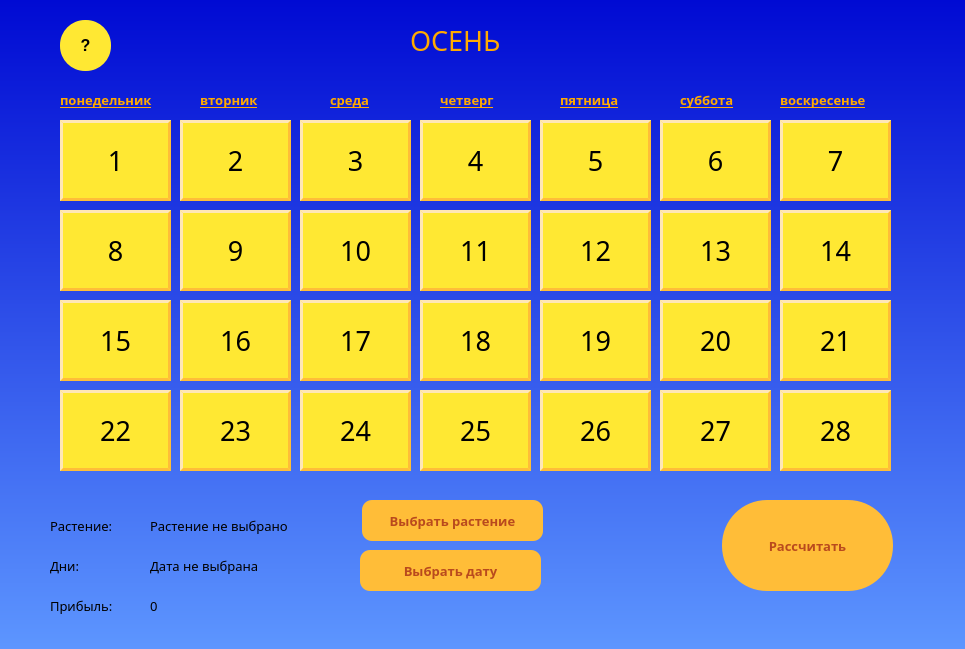
<?xml version="1.0" encoding="UTF-8"?>
<ui version="4.0">
 <class>Form</class>
 <widget class="QWidget" name="Form">
  <property name="geometry">
   <rect>
    <x>0</x>
    <y>0</y>
    <width>965</width>
    <height>649</height>
   </rect>
  </property>
  <property name="windowTitle">
   <string>Form</string>
  </property>
  <property name="styleSheet">
   <string notr="true">background-color: qlineargradient(spread:reflect, x1:0, y1:0, x2:0, y2:1, stop:0 rgba(0, 10, 211, 255), stop:1 rgba(93, 150, 255, 255));</string>
  </property>
  <widget class="QPushButton" name="pushButton_6">
   <property name="geometry">
    <rect>
     <x>660</x>
     <y>120</y>
     <width>111</width>
     <height>81</height>
    </rect>
   </property>
   <property name="font">
    <font>
     <family>Segoe Print</family>
     <pointsize>20</pointsize>
    </font>
   </property>
   <property name="styleSheet">
    <string notr="true">background-color: rgb(255, 232, 51);
border-style: outset;
border-color: rgb(255, 189, 56);
border-width: 3px</string>
   </property>
   <property name="text">
    <string>6</string>
   </property>
  </widget>
  <widget class="QPushButton" name="pushButton_4">
   <property name="geometry">
    <rect>
     <x>420</x>
     <y>120</y>
     <width>111</width>
     <height>81</height>
    </rect>
   </property>
   <property name="font">
    <font>
     <family>Segoe Print</family>
     <pointsize>20</pointsize>
    </font>
   </property>
   <property name="styleSheet">
    <string notr="true">background-color: rgb(255, 232, 51);
border-style: outset;
border-color: rgb(255, 189, 56);
border-width: 3px</string>
   </property>
   <property name="text">
    <string>4</string>
   </property>
  </widget>
  <widget class="QPushButton" name="pushButton_13">
   <property name="geometry">
    <rect>
     <x>660</x>
     <y>210</y>
     <width>111</width>
     <height>81</height>
    </rect>
   </property>
   <property name="font">
    <font>
     <family>Segoe Print</family>
     <pointsize>20</pointsize>
    </font>
   </property>
   <property name="styleSheet">
    <string notr="true">background-color: rgb(255, 232, 51);
border-style: outset;
border-color: rgb(255, 189, 56);
border-width: 3px</string>
   </property>
   <property name="text">
    <string>13</string>
   </property>
  </widget>
  <widget class="QPushButton" name="pushButton_1">
   <property name="geometry">
    <rect>
     <x>60</x>
     <y>120</y>
     <width>111</width>
     <height>81</height>
    </rect>
   </property>
   <property name="font">
    <font>
     <family>Segoe Print</family>
     <pointsize>20</pointsize>
    </font>
   </property>
   <property name="styleSheet">
    <string notr="true">background-color: rgb(255, 232, 51);
border-style: outset;
border-color: rgb(255, 189, 56);
border-width: 3px</string>
   </property>
   <property name="text">
    <string>1</string>
   </property>
  </widget>
  <widget class="QPushButton" name="pushButton_27">
   <property name="geometry">
    <rect>
     <x>660</x>
     <y>390</y>
     <width>111</width>
     <height>81</height>
    </rect>
   </property>
   <property name="font">
    <font>
     <family>Segoe Print</family>
     <pointsize>20</pointsize>
    </font>
   </property>
   <property name="styleSheet">
    <string notr="true">background-color: rgb(255, 232, 51);
border-style: outset;
border-color: rgb(255, 189, 56);
border-width: 3px</string>
   </property>
   <property name="text">
    <string>27</string>
   </property>
  </widget>
  <widget class="QPushButton" name="pushButton_17">
   <property name="geometry">
    <rect>
     <x>300</x>
     <y>300</y>
     <width>111</width>
     <height>81</height>
    </rect>
   </property>
   <property name="font">
    <font>
     <family>Segoe Print</family>
     <pointsize>20</pointsize>
    </font>
   </property>
   <property name="styleSheet">
    <string notr="true">background-color: rgb(255, 232, 51);
border-style: outset;
border-color: rgb(255, 189, 56);
border-width: 3px</string>
   </property>
   <property name="text">
    <string>17</string>
   </property>
  </widget>
  <widget class="QLabel" name="label_6">
   <property name="geometry">
    <rect>
     <x>560</x>
     <y>90</y>
     <width>81</width>
     <height>20</height>
    </rect>
   </property>
   <property name="font">
    <font>
     <family>Segoe Print</family>
     <pointsize>10</pointsize>
     <weight>75</weight>
     <italic>false</italic>
     <bold>true</bold>
     <underline>true</underline>
    </font>
   </property>
   <property name="styleSheet">
    <string notr="true">background-color: transparent;
color:rgb(255, 170, 0)</string>
   </property>
   <property name="text">
    <string>пятница</string>
   </property>
  </widget>
  <widget class="QLabel" name="label">
   <property name="geometry">
    <rect>
     <x>410</x>
     <y>20</y>
     <width>131</width>
     <height>41</height>
    </rect>
   </property>
   <property name="font">
    <font>
     <family>Segoe Print</family>
     <pointsize>20</pointsize>
     <stylestrategy>PreferDefault</stylestrategy>
    </font>
   </property>
   <property name="styleSheet">
    <string notr="true">background-color: transparent;
color:rgb(255, 170, 0)</string>
   </property>
   <property name="text">
    <string>ОСЕНЬ</string>
   </property>
  </widget>
  <widget class="QLabel" name="label_3">
   <property name="geometry">
    <rect>
     <x>200</x>
     <y>90</y>
     <width>81</width>
     <height>20</height>
    </rect>
   </property>
   <property name="font">
    <font>
     <family>Segoe Print</family>
     <pointsize>10</pointsize>
     <weight>75</weight>
     <italic>false</italic>
     <bold>true</bold>
     <underline>true</underline>
    </font>
   </property>
   <property name="styleSheet">
    <string notr="true">background-color: transparent;
color:rgb(255, 170, 0)</string>
   </property>
   <property name="text">
    <string>вторник</string>
   </property>
  </widget>
  <widget class="QPushButton" name="pushButton_14">
   <property name="geometry">
    <rect>
     <x>780</x>
     <y>210</y>
     <width>111</width>
     <height>81</height>
    </rect>
   </property>
   <property name="font">
    <font>
     <family>Segoe Print</family>
     <pointsize>20</pointsize>
    </font>
   </property>
   <property name="styleSheet">
    <string notr="true">background-color: rgb(255, 232, 51);
border-style: outset;
border-color: rgb(255, 189, 56);
border-width: 3px</string>
   </property>
   <property name="text">
    <string>14</string>
   </property>
  </widget>
  <widget class="QPushButton" name="pushButton_28">
   <property name="geometry">
    <rect>
     <x>780</x>
     <y>390</y>
     <width>111</width>
     <height>81</height>
    </rect>
   </property>
   <property name="font">
    <font>
     <family>Segoe Print</family>
     <pointsize>20</pointsize>
    </font>
   </property>
   <property name="styleSheet">
    <string notr="true">background-color: rgb(255, 232, 51);
border-style: outset;
border-color: rgb(255, 189, 56);
border-width: 3px</string>
   </property>
   <property name="text">
    <string>28</string>
   </property>
  </widget>
  <widget class="QLabel" name="label_4">
   <property name="geometry">
    <rect>
     <x>330</x>
     <y>90</y>
     <width>51</width>
     <height>20</height>
    </rect>
   </property>
   <property name="font">
    <font>
     <family>Segoe Print</family>
     <pointsize>10</pointsize>
     <weight>75</weight>
     <italic>false</italic>
     <bold>true</bold>
     <underline>true</underline>
    </font>
   </property>
   <property name="styleSheet">
    <string notr="true">background-color: transparent;
color:rgb(255, 170, 0)</string>
   </property>
   <property name="text">
    <string>среда</string>
   </property>
  </widget>
  <widget class="QPushButton" name="pushButton_16">
   <property name="geometry">
    <rect>
     <x>180</x>
     <y>300</y>
     <width>111</width>
     <height>81</height>
    </rect>
   </property>
   <property name="font">
    <font>
     <family>Segoe Print</family>
     <pointsize>20</pointsize>
    </font>
   </property>
   <property name="styleSheet">
    <string notr="true">background-color: rgb(255, 232, 51);
border-style: outset;
border-color: rgb(255, 189, 56);
border-width: 3px</string>
   </property>
   <property name="text">
    <string>16</string>
   </property>
  </widget>
  <widget class="QPushButton" name="pushButton_21">
   <property name="geometry">
    <rect>
     <x>780</x>
     <y>300</y>
     <width>111</width>
     <height>81</height>
    </rect>
   </property>
   <property name="font">
    <font>
     <family>Segoe Print</family>
     <pointsize>20</pointsize>
    </font>
   </property>
   <property name="styleSheet">
    <string notr="true">background-color: rgb(255, 232, 51);
border-style: outset;
border-color: rgb(255, 189, 56);
border-width: 3px</string>
   </property>
   <property name="text">
    <string>21</string>
   </property>
  </widget>
  <widget class="QPushButton" name="pushButton_23">
   <property name="geometry">
    <rect>
     <x>180</x>
     <y>390</y>
     <width>111</width>
     <height>81</height>
    </rect>
   </property>
   <property name="font">
    <font>
     <family>Segoe Print</family>
     <pointsize>20</pointsize>
    </font>
   </property>
   <property name="styleSheet">
    <string notr="true">background-color: rgb(255, 232, 51);
border-style: outset;
border-color: rgb(255, 189, 56);
border-width: 3px</string>
   </property>
   <property name="text">
    <string>23</string>
   </property>
  </widget>
  <widget class="QLabel" name="label_2">
   <property name="geometry">
    <rect>
     <x>60</x>
     <y>90</y>
     <width>111</width>
     <height>20</height>
    </rect>
   </property>
   <property name="font">
    <font>
     <family>Segoe Print</family>
     <pointsize>10</pointsize>
     <weight>75</weight>
     <italic>false</italic>
     <bold>true</bold>
     <underline>true</underline>
    </font>
   </property>
   <property name="styleSheet">
    <string notr="true">background-color: transparent;
color: rgb(255, 170, 0)</string>
   </property>
   <property name="text">
    <string>понедельник</string>
   </property>
  </widget>
  <widget class="QPushButton" name="pushButton_20">
   <property name="geometry">
    <rect>
     <x>660</x>
     <y>300</y>
     <width>111</width>
     <height>81</height>
    </rect>
   </property>
   <property name="font">
    <font>
     <family>Segoe Print</family>
     <pointsize>20</pointsize>
    </font>
   </property>
   <property name="styleSheet">
    <string notr="true">background-color: rgb(255, 232, 51);
border-style: outset;
border-color: rgb(255, 189, 56);
border-width: 3px</string>
   </property>
   <property name="text">
    <string>20</string>
   </property>
  </widget>
  <widget class="QPushButton" name="pushButton_19">
   <property name="geometry">
    <rect>
     <x>540</x>
     <y>300</y>
     <width>111</width>
     <height>81</height>
    </rect>
   </property>
   <property name="font">
    <font>
     <family>Segoe Print</family>
     <pointsize>20</pointsize>
    </font>
   </property>
   <property name="styleSheet">
    <string notr="true">background-color: rgb(255, 232, 51);
border-style: outset;
border-color: rgb(255, 189, 56);
border-width: 3px</string>
   </property>
   <property name="text">
    <string>19</string>
   </property>
  </widget>
  <widget class="QPushButton" name="pushButton_9">
   <property name="geometry">
    <rect>
     <x>180</x>
     <y>210</y>
     <width>111</width>
     <height>81</height>
    </rect>
   </property>
   <property name="font">
    <font>
     <family>Segoe Print</family>
     <pointsize>20</pointsize>
    </font>
   </property>
   <property name="styleSheet">
    <string notr="true">background-color: rgb(255, 232, 51);
border-style: outset;
border-color: rgb(255, 189, 56);
border-width: 3px</string>
   </property>
   <property name="text">
    <string>9</string>
   </property>
  </widget>
  <widget class="QPushButton" name="pushButton_10">
   <property name="geometry">
    <rect>
     <x>300</x>
     <y>210</y>
     <width>111</width>
     <height>81</height>
    </rect>
   </property>
   <property name="font">
    <font>
     <family>Segoe Print</family>
     <pointsize>20</pointsize>
    </font>
   </property>
   <property name="styleSheet">
    <string notr="true">background-color: rgb(255, 232, 51);
border-style: outset;
border-color: rgb(255, 189, 56);
border-width: 3px</string>
   </property>
   <property name="text">
    <string>10</string>
   </property>
  </widget>
  <widget class="QLabel" name="label_8">
   <property name="geometry">
    <rect>
     <x>780</x>
     <y>90</y>
     <width>111</width>
     <height>20</height>
    </rect>
   </property>
   <property name="font">
    <font>
     <family>Segoe Print</family>
     <pointsize>10</pointsize>
     <weight>75</weight>
     <italic>false</italic>
     <bold>true</bold>
     <underline>true</underline>
    </font>
   </property>
   <property name="styleSheet">
    <string notr="true">background-color: transparent;
color:rgb(255, 170, 0)</string>
   </property>
   <property name="text">
    <string>воскресенье</string>
   </property>
  </widget>
  <widget class="QLabel" name="label_7">
   <property name="geometry">
    <rect>
     <x>680</x>
     <y>90</y>
     <width>81</width>
     <height>20</height>
    </rect>
   </property>
   <property name="font">
    <font>
     <family>Segoe Print</family>
     <pointsize>10</pointsize>
     <weight>75</weight>
     <italic>false</italic>
     <bold>true</bold>
     <underline>true</underline>
    </font>
   </property>
   <property name="styleSheet">
    <string notr="true">background-color: transparent;
color:rgb(255, 170, 0)</string>
   </property>
   <property name="text">
    <string>суббота</string>
   </property>
  </widget>
  <widget class="QPushButton" name="pushButton_26">
   <property name="geometry">
    <rect>
     <x>540</x>
     <y>390</y>
     <width>111</width>
     <height>81</height>
    </rect>
   </property>
   <property name="font">
    <font>
     <family>Segoe Print</family>
     <pointsize>20</pointsize>
    </font>
   </property>
   <property name="styleSheet">
    <string notr="true">background-color: rgb(255, 232, 51);
border-style: outset;
border-color: rgb(255, 189, 56);
border-width: 3px</string>
   </property>
   <property name="text">
    <string>26</string>
   </property>
  </widget>
  <widget class="QPushButton" name="pushButton_5">
   <property name="geometry">
    <rect>
     <x>540</x>
     <y>120</y>
     <width>111</width>
     <height>81</height>
    </rect>
   </property>
   <property name="font">
    <font>
     <family>Segoe Print</family>
     <pointsize>20</pointsize>
    </font>
   </property>
   <property name="styleSheet">
    <string notr="true">background-color: rgb(255, 232, 51);
border-style: outset;
border-color: rgb(255, 189, 56);
border-width: 3px</string>
   </property>
   <property name="text">
    <string>5</string>
   </property>
  </widget>
  <widget class="QPushButton" name="pushButton_22">
   <property name="geometry">
    <rect>
     <x>60</x>
     <y>390</y>
     <width>111</width>
     <height>81</height>
    </rect>
   </property>
   <property name="font">
    <font>
     <family>Segoe Print</family>
     <pointsize>20</pointsize>
    </font>
   </property>
   <property name="styleSheet">
    <string notr="true">background-color: rgb(255, 232, 51);
border-style: outset;
border-color: rgb(255, 189, 56);
border-width: 3px</string>
   </property>
   <property name="text">
    <string>22</string>
   </property>
  </widget>
  <widget class="QPushButton" name="pushButton_3">
   <property name="geometry">
    <rect>
     <x>300</x>
     <y>120</y>
     <width>111</width>
     <height>81</height>
    </rect>
   </property>
   <property name="font">
    <font>
     <family>Segoe Print</family>
     <pointsize>20</pointsize>
    </font>
   </property>
   <property name="styleSheet">
    <string notr="true">background-color: rgb(255, 232, 51);
border-style: outset;
border-color: rgb(255, 189, 56);
border-width: 3px</string>
   </property>
   <property name="text">
    <string>3</string>
   </property>
  </widget>
  <widget class="QPushButton" name="pushButton_18">
   <property name="geometry">
    <rect>
     <x>420</x>
     <y>300</y>
     <width>111</width>
     <height>81</height>
    </rect>
   </property>
   <property name="font">
    <font>
     <family>Segoe Print</family>
     <pointsize>20</pointsize>
    </font>
   </property>
   <property name="styleSheet">
    <string notr="true">background-color: rgb(255, 232, 51);
border-style: outset;
border-color: rgb(255, 189, 56);
border-width: 3px</string>
   </property>
   <property name="text">
    <string>18</string>
   </property>
  </widget>
  <widget class="QPushButton" name="pushButton_12">
   <property name="geometry">
    <rect>
     <x>540</x>
     <y>210</y>
     <width>111</width>
     <height>81</height>
    </rect>
   </property>
   <property name="font">
    <font>
     <family>Segoe Print</family>
     <pointsize>20</pointsize>
    </font>
   </property>
   <property name="styleSheet">
    <string notr="true">background-color: rgb(255, 232, 51);
border-style: outset;
border-color: rgb(255, 189, 56);
border-width: 3px</string>
   </property>
   <property name="text">
    <string>12</string>
   </property>
  </widget>
  <widget class="QPushButton" name="pushButton_8">
   <property name="geometry">
    <rect>
     <x>60</x>
     <y>210</y>
     <width>111</width>
     <height>81</height>
    </rect>
   </property>
   <property name="font">
    <font>
     <family>Segoe Print</family>
     <pointsize>20</pointsize>
    </font>
   </property>
   <property name="styleSheet">
    <string notr="true">background-color: rgb(255, 232, 51);
border-style: outset;
border-color: rgb(255, 189, 56);
border-width: 3px</string>
   </property>
   <property name="text">
    <string>8</string>
   </property>
  </widget>
  <widget class="QPushButton" name="pushButton_24">
   <property name="geometry">
    <rect>
     <x>300</x>
     <y>390</y>
     <width>111</width>
     <height>81</height>
    </rect>
   </property>
   <property name="font">
    <font>
     <family>Segoe Print</family>
     <pointsize>20</pointsize>
    </font>
   </property>
   <property name="styleSheet">
    <string notr="true">background-color: rgb(255, 232, 51);
border-style: outset;
border-color: rgb(255, 189, 56);
border-width: 3px</string>
   </property>
   <property name="text">
    <string>24</string>
   </property>
  </widget>
  <widget class="QPushButton" name="pushButton_2">
   <property name="geometry">
    <rect>
     <x>180</x>
     <y>120</y>
     <width>111</width>
     <height>81</height>
    </rect>
   </property>
   <property name="font">
    <font>
     <family>Segoe Print</family>
     <pointsize>20</pointsize>
    </font>
   </property>
   <property name="styleSheet">
    <string notr="true">background-color: rgb(255, 232, 51);
border-style: outset;
border-color: rgb(255, 189, 56);
border-width: 3px</string>
   </property>
   <property name="text">
    <string>2</string>
   </property>
  </widget>
  <widget class="QPushButton" name="pushButton_11">
   <property name="geometry">
    <rect>
     <x>420</x>
     <y>210</y>
     <width>111</width>
     <height>81</height>
    </rect>
   </property>
   <property name="font">
    <font>
     <family>Segoe Print</family>
     <pointsize>20</pointsize>
    </font>
   </property>
   <property name="styleSheet">
    <string notr="true">background-color: rgb(255, 232, 51);
border-style: outset;
border-color: rgb(255, 189, 56);
border-width: 3px</string>
   </property>
   <property name="text">
    <string>11</string>
   </property>
  </widget>
  <widget class="QLabel" name="label_5">
   <property name="geometry">
    <rect>
     <x>440</x>
     <y>90</y>
     <width>81</width>
     <height>20</height>
    </rect>
   </property>
   <property name="font">
    <font>
     <family>Segoe Print</family>
     <pointsize>10</pointsize>
     <weight>75</weight>
     <italic>false</italic>
     <bold>true</bold>
     <underline>true</underline>
    </font>
   </property>
   <property name="styleSheet">
    <string notr="true">background-color: transparent;
color:rgb(255, 170, 0)</string>
   </property>
   <property name="text">
    <string>четверг</string>
   </property>
  </widget>
  <widget class="QPushButton" name="pushButton_7">
   <property name="geometry">
    <rect>
     <x>780</x>
     <y>120</y>
     <width>111</width>
     <height>81</height>
    </rect>
   </property>
   <property name="font">
    <font>
     <family>Segoe Print</family>
     <pointsize>20</pointsize>
    </font>
   </property>
   <property name="styleSheet">
    <string notr="true">background-color: rgb(255, 232, 51);
border-style: outset;
border-color: rgb(255, 189, 56);
border-width: 3px</string>
   </property>
   <property name="text">
    <string>7</string>
   </property>
  </widget>
  <widget class="QPushButton" name="pushButton_25">
   <property name="geometry">
    <rect>
     <x>420</x>
     <y>390</y>
     <width>111</width>
     <height>81</height>
    </rect>
   </property>
   <property name="font">
    <font>
     <family>Segoe Print</family>
     <pointsize>20</pointsize>
    </font>
   </property>
   <property name="styleSheet">
    <string notr="true">background-color: rgb(255, 232, 51);
border-style: outset;
border-color: rgb(255, 189, 56);
border-width: 3px</string>
   </property>
   <property name="text">
    <string>25</string>
   </property>
  </widget>
  <widget class="QPushButton" name="pushButton_15">
   <property name="geometry">
    <rect>
     <x>60</x>
     <y>300</y>
     <width>111</width>
     <height>81</height>
    </rect>
   </property>
   <property name="font">
    <font>
     <family>Segoe Print</family>
     <pointsize>20</pointsize>
    </font>
   </property>
   <property name="styleSheet">
    <string notr="true">background-color: rgb(255, 232, 51);
border-style: outset;
border-color: rgb(255, 189, 56);
border-width: 3px</string>
   </property>
   <property name="text">
    <string>15</string>
   </property>
  </widget>
  <widget class="QLabel" name="label_for_crop">
   <property name="geometry">
    <rect>
     <x>150</x>
     <y>510</y>
     <width>211</width>
     <height>31</height>
    </rect>
   </property>
   <property name="font">
    <font>
     <family>MingLiU_HKSCS-ExtB</family>
     <pointsize>10</pointsize>
     <weight>50</weight>
     <bold>false</bold>
    </font>
   </property>
   <property name="styleSheet">
    <string notr="true">background-color: transparent</string>
   </property>
   <property name="text">
    <string>Растение не выбрано</string>
   </property>
  </widget>
  <widget class="QLabel" name="label_9">
   <property name="geometry">
    <rect>
     <x>50</x>
     <y>510</y>
     <width>81</width>
     <height>31</height>
    </rect>
   </property>
   <property name="font">
    <font>
     <family>MingLiU_HKSCS-ExtB</family>
     <pointsize>10</pointsize>
     <weight>50</weight>
     <bold>false</bold>
    </font>
   </property>
   <property name="styleSheet">
    <string notr="true">background-color: transparent</string>
   </property>
   <property name="text">
    <string>Растение:</string>
   </property>
  </widget>
  <widget class="QPushButton" name="calc_button">
   <property name="geometry">
    <rect>
     <x>722</x>
     <y>500</y>
     <width>171</width>
     <height>91</height>
    </rect>
   </property>
   <property name="font">
    <font>
     <family>MingLiU_HKSCS-ExtB</family>
     <pointsize>10</pointsize>
     <weight>75</weight>
     <bold>true</bold>
    </font>
   </property>
   <property name="styleSheet">
    <string notr="true">background-color: rgb(255, 189, 56);
border-radius: 45;
color: rgb(185, 74, 29)</string>
   </property>
   <property name="text">
    <string>Рассчитать</string>
   </property>
  </widget>
  <widget class="QLabel" name="label_1000">
   <property name="geometry">
    <rect>
     <x>50</x>
     <y>550</y>
     <width>41</width>
     <height>31</height>
    </rect>
   </property>
   <property name="font">
    <font>
     <family>MingLiU_HKSCS-ExtB</family>
     <pointsize>10</pointsize>
    </font>
   </property>
   <property name="styleSheet">
    <string notr="true">background-color: transparent</string>
   </property>
   <property name="text">
    <string>Дни:</string>
   </property>
  </widget>
  <widget class="QPushButton" name="choosing_crop_button">
   <property name="geometry">
    <rect>
     <x>362</x>
     <y>500</y>
     <width>181</width>
     <height>41</height>
    </rect>
   </property>
   <property name="font">
    <font>
     <family>MingLiU_HKSCS-ExtB</family>
     <pointsize>10</pointsize>
     <weight>75</weight>
     <bold>true</bold>
    </font>
   </property>
   <property name="styleSheet">
    <string notr="true">background-color: rgb(255, 189, 56);
border-radius: 10;
color: rgb(185, 74, 29)</string>
   </property>
   <property name="text">
    <string>Выбрать растение</string>
   </property>
  </widget>
  <widget class="QPushButton" name="choosing_date_button">
   <property name="geometry">
    <rect>
     <x>360</x>
     <y>550</y>
     <width>181</width>
     <height>41</height>
    </rect>
   </property>
   <property name="font">
    <font>
     <family>MingLiU_HKSCS-ExtB</family>
     <pointsize>10</pointsize>
     <weight>75</weight>
     <bold>true</bold>
    </font>
   </property>
   <property name="styleSheet">
    <string notr="true">background-color: rgb(255, 189, 56);
border-radius: 10;
color: rgb(185, 74, 29)</string>
   </property>
   <property name="text">
    <string>Выбрать дату</string>
   </property>
  </widget>
  <widget class="QLabel" name="label_for_date">
   <property name="geometry">
    <rect>
     <x>150</x>
     <y>550</y>
     <width>171</width>
     <height>31</height>
    </rect>
   </property>
   <property name="font">
    <font>
     <family>MingLiU_HKSCS-ExtB</family>
     <pointsize>10</pointsize>
    </font>
   </property>
   <property name="styleSheet">
    <string notr="true">background-color: transparent</string>
   </property>
   <property name="text">
    <string>Дата не выбрана</string>
   </property>
  </widget>
  <widget class="QLabel" name="label_price">
   <property name="geometry">
    <rect>
     <x>150</x>
     <y>590</y>
     <width>81</width>
     <height>31</height>
    </rect>
   </property>
   <property name="font">
    <font>
     <family>MingLiU_HKSCS-ExtB</family>
     <pointsize>10</pointsize>
     <weight>50</weight>
     <bold>false</bold>
    </font>
   </property>
   <property name="styleSheet">
    <string notr="true">background-color: transparent</string>
   </property>
   <property name="text">
    <string>0</string>
   </property>
  </widget>
  <widget class="QLabel" name="label_10">
   <property name="geometry">
    <rect>
     <x>50</x>
     <y>590</y>
     <width>81</width>
     <height>31</height>
    </rect>
   </property>
   <property name="font">
    <font>
     <family>MingLiU_HKSCS-ExtB</family>
     <pointsize>10</pointsize>
     <weight>50</weight>
     <bold>false</bold>
    </font>
   </property>
   <property name="styleSheet">
    <string notr="true">background-color: transparent</string>
   </property>
   <property name="text">
    <string>Прибыль:</string>
   </property>
  </widget>
  <widget class="QLabel" name="label_11">
   <property name="geometry">
    <rect>
     <x>210</x>
     <y>590</y>
     <width>31</width>
     <height>31</height>
    </rect>
   </property>
   <property name="minimumSize">
    <size>
     <width>30</width>
     <height>25</height>
    </size>
   </property>
   <property name="maximumSize">
    <size>
     <width>60</width>
     <height>60</height>
    </size>
   </property>
   <property name="styleSheet">
    <string notr="true">background-color: transparent</string>
   </property>
   <property name="text">
    <string/>
   </property>
   <property name="pixmap">
    <pixmap>../pictures/gold.png</pixmap>
   </property>
  </widget>
  <widget class="QPushButton" name="question_button">
   <property name="geometry">
    <rect>
     <x>60</x>
     <y>20</y>
     <width>51</width>
     <height>51</height>
    </rect>
   </property>
   <property name="font">
    <font>
     <pointsize>12</pointsize>
     <weight>75</weight>
     <bold>true</bold>
    </font>
   </property>
   <property name="styleSheet">
    <string notr="true">background-color: rgb(255, 232, 51);
border-radius: 25</string>
   </property>
   <property name="text">
    <string>?</string>
   </property>
  </widget>
 </widget>
 <resources/>
 <connections/>
</ui>
